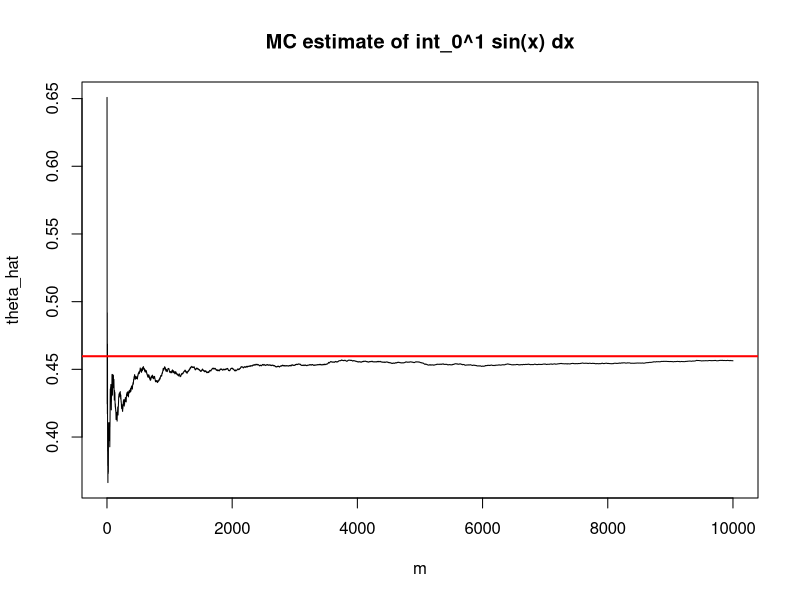
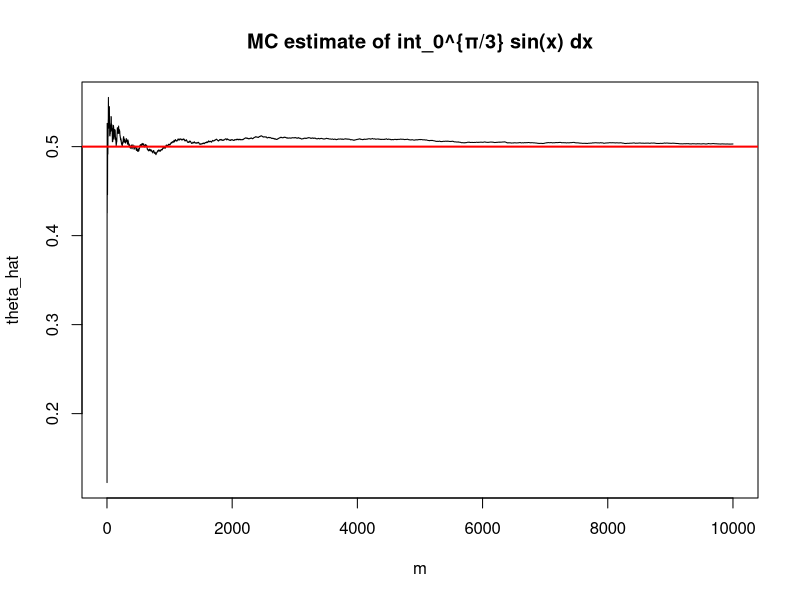
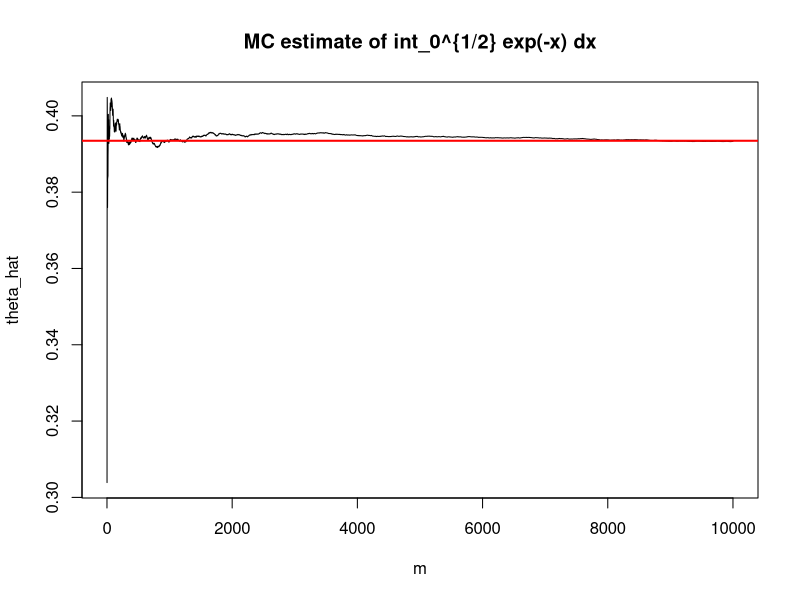
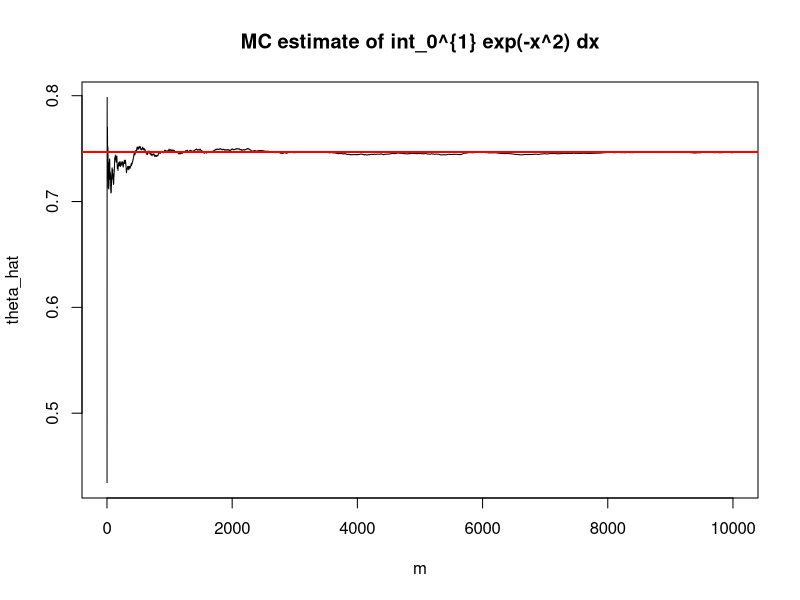

Write R code to recreate these figures, in order.
mc_integral <- function(g, a, b, m_max = 10000, exact = NULL, main = "") {
  # 1) Pull numbers uniformly
  x <- runif(m_max, min = a, max = b)
  
  # 2) Values of g(X)
  gx <- g(x)
  
  # 3) Running means of g(X)
  running_means <- cumsum(gx) / (1:m_max)
  
  # 4) MC-Estimate of the Integral: (b-a)*E[g(X)]
  theta_hat <- (b - a) * running_means
  
  # 5) Plot the convergence
  plot(1:m_max, theta_hat, type = "l",
       xlab = "m", ylab = "theta_hat",
       main = main)
  if (!is.null(exact)) {
    abline(h = exact, col = "red", lwd = 2)
  }
  
  # 6) Print final results in console
  approx_value <- theta_hat[m_max]
  cat("Approximate value:", round(approx_value, 6),
      "| Exact value:", ifelse(is.null(exact), "N/A", round(exact, 6)), "\n")
  
  invisible(theta_hat)
}


set.seed(50)

# 1) \int_0^1 sin(x) dx
exact1 <- 1 - cos(1)
mc_integral(g = sin, a = 0, b = 1,
            main = "MC estimate of int_0^1 sin(x) dx",
            exact = exact1)

# 2) \int_0^{π/3} sin(x) dx
exact2 <- 1 - cos(pi/3)  # = 0.5
mc_integral(g = sin, a = 0, b = pi/3,
            main = "MC estimate of int_0^{π/3} sin(x) dx",
            exact = exact2)

# 3) \int_0^{1/2} exp(-x) dx
exact3 <- 1 - exp(-0.5)
mc_integral(g = function(x) exp(-x), a = 0, b = 0.5,
            main = "MC estimate of int_0^{1/2} exp(-x) dx",
            exact = exact3)

# 4)\int∫_0^{1} exp(-x^2) dx
exact4 <- integrate(function(x) exp(-x^2), 0, 1)$value
mc_integral(g = function(x) exp(-x^2), a = 0, b = 1,
            main = "MC estimate of int_0^{1} exp(-x^2) dx",
            exact = exact4)
